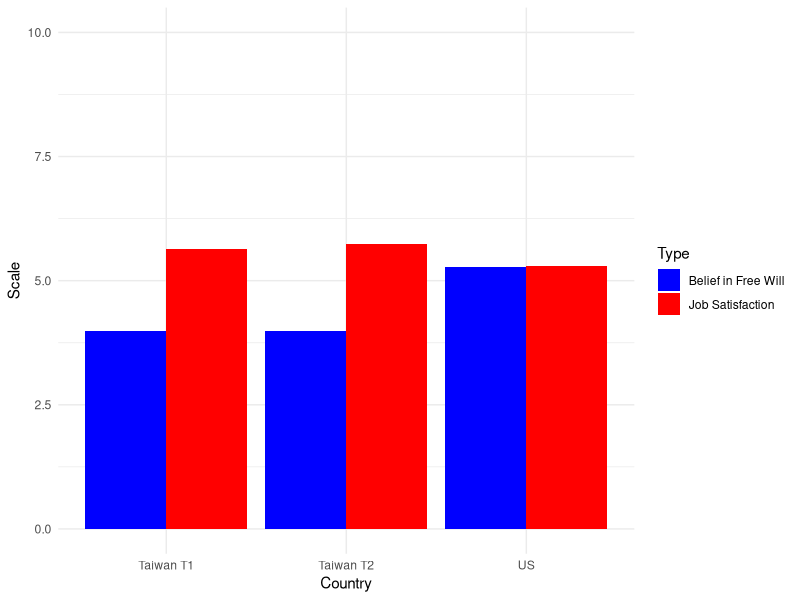

Here is the R script that generated this plot:
## ---- chunk 1
#| include: false
#| warning: false
#| message: false

library(tidyverse)
library(palmerpenguins)
library(ggplot2)
## ---- chunk 2
knitr::opts_chunk$set(echo = FALSE)
Table_I <- data.frame(
  Job_satisfaction_T1 = c(5.64, 1.18),
  Job_satisfaction_T2 = c(5.74, 0.99),
  Belief_free_will = c(3.99, 0.49)
)

# Name the rows
rownames(Table_I) <- c("Mean", "Standard Deviation")

# Print the dataframe
print(Table_I)

## ---- chunk 3
knitr::opts_chunk$set(echo = FALSE)
Table_II <- data.frame(
  Job_satisfaction = c(5.29, 1.22),
  Belief_free_will = c(5.28, 0.84)
)


rownames(Table_II) <- c("Mean", "Standard Deviation")


print(Table_II)
## ---- chunk 4
knitr::opts_chunk$set(echo = FALSE)
library(ggplot2)
library(dplyr)

# Sample data
data <- data.frame(
  Country = rep(c("US", "Taiwan T1", "Taiwan T2"), each = 2),
  Value = c(5.28, 5.29, 3.99, 5.64, 3.99, 5.74), # Sample values ranging from 0 to 10
  Type = rep(c("Belief in Free Will", "Job Satisfaction"), 3)
)


# Plotting
ggplot(data, aes(x = Country, y = Value, fill = Type)) +
  geom_bar(stat = "identity", position = "dodge") +
  scale_y_continuous(limits = c(0, 10)) +
  labs(x = "Country", y = "Scale") +
  theme_minimal() +
  scale_fill_manual(values = c("Belief in Free Will" = "blue", "Job Satisfaction" = "red")) 


